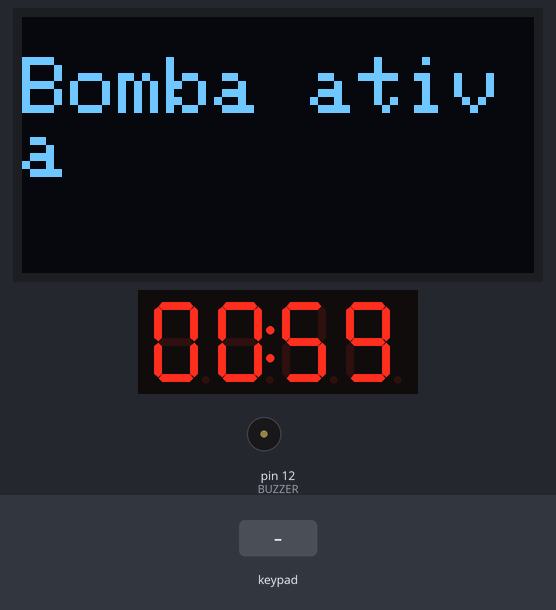
Simulated run of this sketch. Board: Arduino Uno, built with avr-gcc and run on an emulated ATmega328P. On the bench: 128×64 one-colour display, 4-digit seven-segment display, buzzer (waves = sounding). Inputs (shaded band) come from the test bench. What the sketch prints to the serial monitor is not drawn.

Above: at 1.6 s.
1.7 s: key '#' pressed
At 3.2 s:
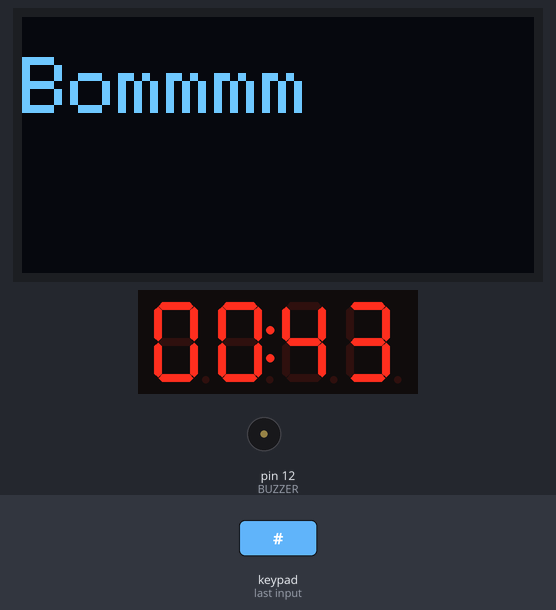
4.7 s: keypad keys 9 8 7 6 # pressed 0.4 s apart
At 6.58 s:
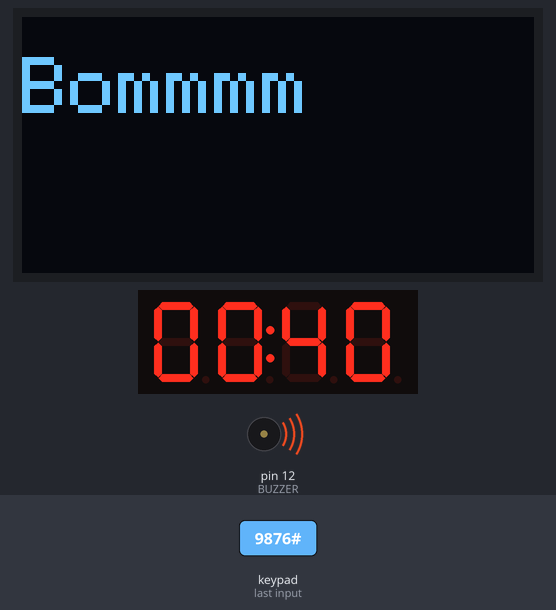
9.7 s: keypad keys 5 4 3 2 # pressed 0.4 s apart
At 12.5 s:
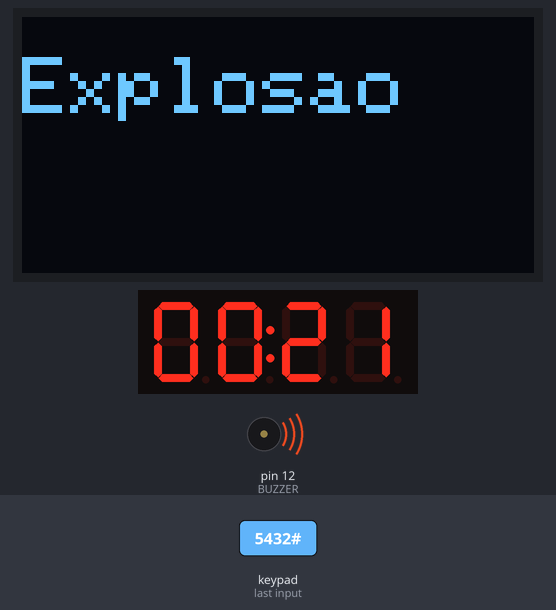
13.2 s: keypad keys 1 3 9 7 # pressed 0.4 s apart
At 19.8 s:
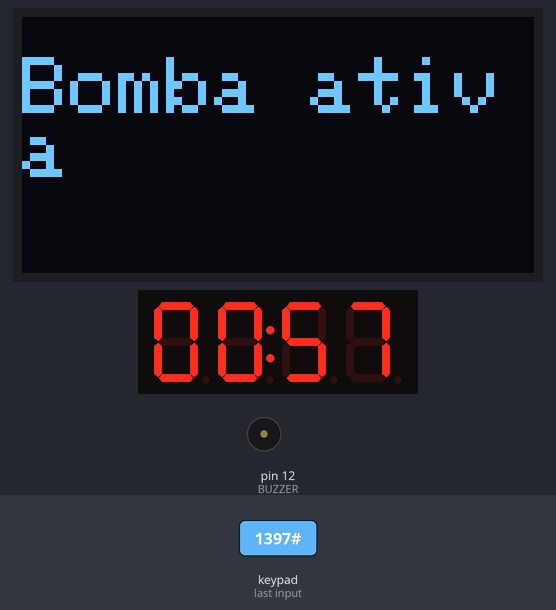
Timing chart, 0 to 21.3 s (numbered marks = the images above; inputs shaded):
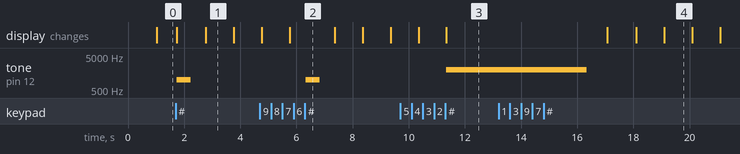

Measured:
- after the input at 1.7 s, tone on pin 12 (BUZZER): silent → 1000 Hz at once, → silent 0.50 s later; the display: first changes at once (image 1 shows a later state)
- after the input at 4.7 s, tone on pin 12 (BUZZER): silent → 1000 Hz after 1.6 s, → silent 0.50 s later
- after the input at 9.7 s, tone on pin 12 (BUZZER): silent → 2000 Hz after 1.6 s; the display: first differs from a run without the input after 1.6 s (image 3)
- after the input at 13.2 s, the display: first changes after 3.9 s (image 4 shows a later state)
- what the display in image 1 shows lasts 1.0 s, from 2.8 s to 3.8 s

The sketch:

bomba-relogio.ino
```cpp
#include <TM1637Display.h>
#include <Adafruit_GFX.h>
#include <Adafruit_SSD1306.h>
#include <Keypad.h>

#define CLK A3
#define DIO A2
#define BUZZER 12
#define OLED_RESET -1

// Display de 7 segmentos
TM1637Display display(CLK, DIO);

// Configuração do display OLED
Adafruit_SSD1306 oled(128, 64, &Wire, OLED_RESET);

// Configuração do teclado matricial
const byte ROWS = 4;
const byte COLS = 4;
char keys[ROWS][COLS] = {
  {'1','2','3','A'},
  {'4','5','6','B'},
  {'7','8','9','C'},
  {'*','0','#','D'}
};
byte rowPins[ROWS] = {9, 8, 7, 6};    // Pinos das linhas do teclado
byte colPins[COLS] = {5, 4, 3, 2};    // Pinos das colunas do teclado
Keypad keypad = Keypad(makeKeymap(keys), rowPins, colPins, ROWS, COLS);

// Variáveis para o sistema de senha e cronômetro
String senha = "12"; // Senha correta
String tentativa = "";
int tentativasRestantes = 3;
bool bombaDesarmada = false;
bool jogoAtivo = true;

unsigned long tempoInicial = 60000; // 1 minuto em milissegundos
unsigned long tempoRestante = tempoInicial;
unsigned long ultimoTempo = millis();

void setup() {
  // Iniciar componentes
  display.setBrightness(0x0f);
  oled.begin(SSD1306_SWITCHCAPVCC, 0x3C);
  pinMode(BUZZER, OUTPUT);
  Serial.begin(9600);
  iniciarJogo();
}

void loop() {

  if (!jogoAtivo) { // Verifica se o jogo está inativo e aguarda pressionar #
    char key = keypad.getKey();
    if (key == '#') { // Reinicia o jogo ao pressionar #
      iniciarJogo();
    }
    return;
  }

  // Atualizar o tempo restante
  if (millis() - ultimoTempo >= 1000) { // Atualizar a cada segundo
    ultimoTempo = millis();
    tempoRestante -= 1000;

    int minutos = tempoRestante / 60000;
    int segundos = (tempoRestante % 60000) / 1000;
    display.showNumberDecEx(minutos * 100 + segundos, 0x40, true); // Exibe o tempo no formato MM:SS
  }

  if (tempoRestante <= 0) {
    explodirBomba(); // Explode a bomba se o tempo acabar
    return;
  }

  // Captura a entrada do teclado
  char key = keypad.getKey();

  Serial.println(key);

  if (key) {
    if (key == '#') {
      // Checar a senha ao pressionar '#'
      if (tentativa == senha) {
        desarmarBomba();
      } else {
        tentativasRestantes--;
        tempoRestante -= 15000; // Reduz 15 segundos a cada erro
        if (tentativasRestantes > 0) {
          oled.clearDisplay();
          oled.setCursor(0, 10);
          oled.print("Bommmm");
          oled.display();
          tone(BUZZER, 1000, 500); // Buzzer toca som agudo por meio segundo
          delay(1000); // Espera um segundo
        } else {
          explodirBomba();
          jogoAtivo = false; // Desativa o jogo até pressionar #
        }
      }
      tentativa = ""; // Reinicia a tentativa
    } else if (key >= '0' && key <= '9') {
      tentativa += key; // Adiciona o número à tentativa atual
    }
  }
}

void iniciarJogo() {
  bombaDesarmada = false;
  jogoAtivo = true;
  tentativasRestantes = 3;
  tempoRestante = tempoInicial;
  tentativa = "";

  // Mensagem inicial
  oled.clearDisplay();
  oled.setTextSize(2);
  oled.setTextColor(WHITE);
  oled.setCursor(0, 10);
  oled.print("Bomba ativa");
  oled.display();
}

void desarmarBomba() {
  bombaDesarmada = true;
  oled.clearDisplay();
  oled.setCursor(0, 10);
  oled.print("Bomba desarmada");
  oled.display();
  noTone(BUZZER); // Para o som, caso esteja tocando
  jogoAtivo = false; // Desativa o jogo até pressionar #
}

void explodirBomba() {
  bombaDesarmada = true;
  oled.clearDisplay();
  oled.setCursor(0, 10);
  oled.print("Explosao");
  oled.display();
  for (int i = 0; i < 10; i++) {
    tone(BUZZER, 2000, 500); // Som mais intenso e contínuo
    delay(500);
  }
  noTone(BUZZER);
  jogoAtivo = false; // Desativa o jogo até pressionar #
}
```
